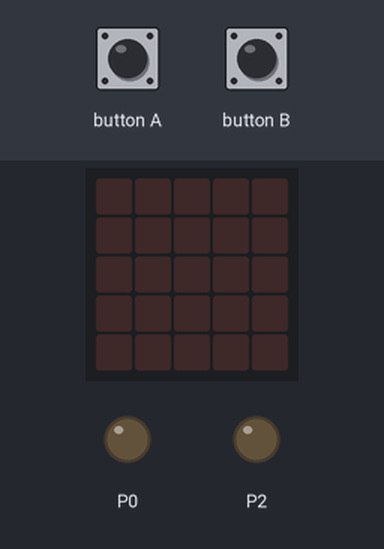
This program was run on a simulated BBC micro:bit (MakeCode). Shown: the board's 5×5 LED display, output pins drawn as LEDs (lit = HIGH). Inputs (shaded band) come from the test bench.

Above: at 1.2 s.
1.3 s: button A pressed for 0.15 s
At 3.1 s:
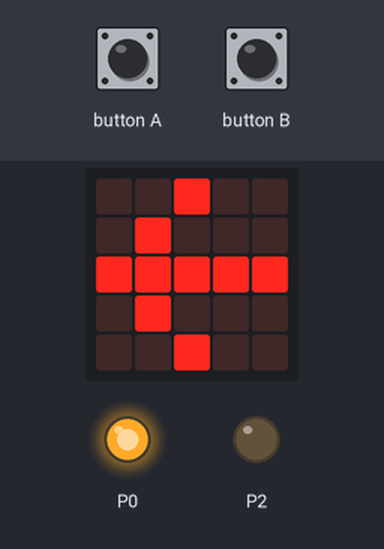
3.5 s: button B pressed for 0.15 s
At 4.7 s:
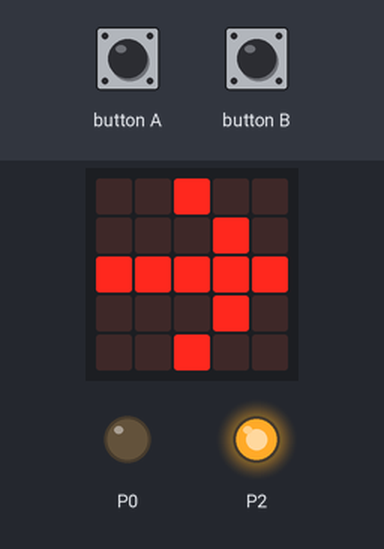
5.7 s: button A pressed for 0.15 s
At 6.3 s:
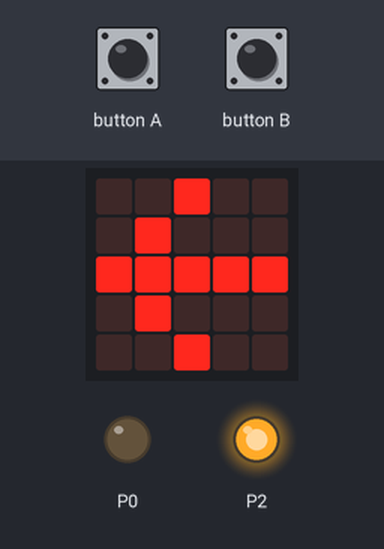
Timing chart, 0 to 8.7 s (numbered marks = the images above; inputs shaded):
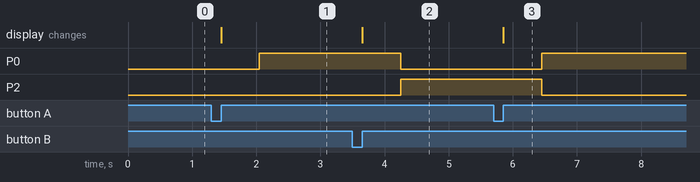

Measured:
- after the input at 1.3 s, P0: LOW → HIGH after 0.75 s; the display: changes after 0.15 s (image 1)
- after the input at 3.5 s, P0: HIGH → LOW after 0.75 s; P2: LOW → HIGH after 0.75 s; the display: changes after 0.15 s (image 2)
- after the input at 5.7 s, P0: LOW → HIGH after 0.75 s; P2: HIGH → LOW after 0.75 s; the display: changes after 0.15 s (image 3)

The program:

main.ts
```typescript
input.onButtonPressed(Button.A, function () {
    basic.showArrow(ArrowNames.West)
    pins.digitalWritePin(DigitalPin.P0, 1)
    pins.digitalWritePin(DigitalPin.P2, 0)
})
input.onButtonPressed(Button.B, function () {
    basic.showArrow(ArrowNames.East)
    pins.digitalWritePin(DigitalPin.P2, 1)
    pins.digitalWritePin(DigitalPin.P0, 0)
})
```

test.ts
```typescript
// aquí va el archivo "tests"; esto no se compilará cuando este paquete se utilice como una extensión.
```
